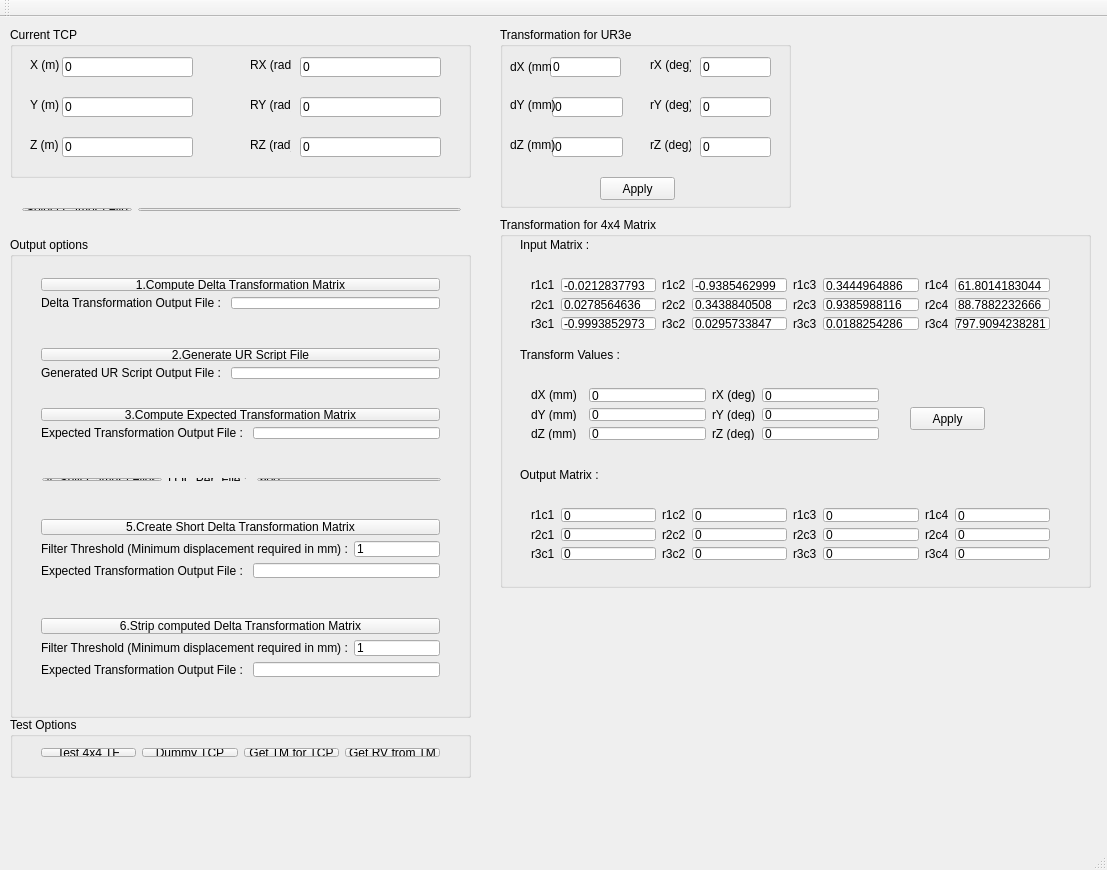
<?xml version="1.0" encoding="UTF-8"?>
<ui version="4.0">
 <class>MainWindow</class>
 <widget class="QMainWindow" name="MainWindow">
  <property name="geometry">
   <rect>
    <x>0</x>
    <y>0</y>
    <width>1107</width>
    <height>870</height>
   </rect>
  </property>
  <property name="windowTitle">
   <string>Robony UR3e Script Tool Box</string>
  </property>
  <widget class="QWidget" name="centralWidget">
   <widget class="QGroupBox" name="groupBox">
    <property name="geometry">
     <rect>
      <x>10</x>
      <y>700</y>
      <width>461</width>
      <height>61</height>
     </rect>
    </property>
    <property name="title">
     <string>Test Options</string>
    </property>
    <widget class="QWidget" name="layoutWidget">
     <property name="geometry">
      <rect>
       <x>20</x>
       <y>20</y>
       <width>421</width>
       <height>31</height>
      </rect>
     </property>
     <layout class="QHBoxLayout" name="horizontalLayout_2">
      <item>
       <widget class="QPushButton" name="testButton">
        <property name="text">
         <string>Test 4x4 TF</string>
        </property>
       </widget>
      </item>
      <item>
       <widget class="QPushButton" name="resetTCPButton">
        <property name="text">
         <string>Dummy TCP</string>
        </property>
       </widget>
      </item>
      <item>
       <widget class="QPushButton" name="getTMButton">
        <property name="text">
         <string>Get TM for TCP</string>
        </property>
       </widget>
      </item>
      <item>
       <widget class="QPushButton" name="getRVButton">
        <property name="text">
         <string>Get RV from TM</string>
        </property>
       </widget>
      </item>
     </layout>
    </widget>
   </widget>
   <widget class="QWidget" name="layoutWidget">
    <property name="geometry">
     <rect>
      <x>11</x>
      <y>180</y>
      <width>461</width>
      <height>25</height>
     </rect>
    </property>
    <layout class="QHBoxLayout" name="horizontalLayout">
     <item>
      <widget class="QPushButton" name="selectButton">
       <property name="text">
        <string>Select Camera File</string>
       </property>
      </widget>
     </item>
     <item>
      <widget class="QLineEdit" name="filePath"/>
     </item>
    </layout>
   </widget>
   <widget class="QGroupBox" name="groupBox_2">
    <property name="geometry">
     <rect>
      <x>10</x>
      <y>10</y>
      <width>461</width>
      <height>151</height>
     </rect>
    </property>
    <property name="title">
     <string>Current TCP</string>
    </property>
    <widget class="QLineEdit" name="x_tcp">
     <property name="geometry">
      <rect>
       <x>52</x>
       <y>30</y>
       <width>131</width>
       <height>20</height>
      </rect>
     </property>
     <property name="text">
      <string>0</string>
     </property>
    </widget>
    <widget class="QLineEdit" name="y_tcp">
     <property name="geometry">
      <rect>
       <x>52</x>
       <y>70</y>
       <width>131</width>
       <height>20</height>
      </rect>
     </property>
     <property name="text">
      <string>0</string>
     </property>
    </widget>
    <widget class="QLineEdit" name="z_tcp">
     <property name="geometry">
      <rect>
       <x>52</x>
       <y>110</y>
       <width>131</width>
       <height>20</height>
      </rect>
     </property>
     <property name="text">
      <string>0</string>
     </property>
    </widget>
    <widget class="QLineEdit" name="rx_tcp">
     <property name="geometry">
      <rect>
       <x>290</x>
       <y>30</y>
       <width>141</width>
       <height>20</height>
      </rect>
     </property>
     <property name="text">
      <string>0</string>
     </property>
    </widget>
    <widget class="QLineEdit" name="ry_tcp">
     <property name="geometry">
      <rect>
       <x>290</x>
       <y>70</y>
       <width>141</width>
       <height>20</height>
      </rect>
     </property>
     <property name="text">
      <string>0</string>
     </property>
    </widget>
    <widget class="QLineEdit" name="rz_tcp">
     <property name="geometry">
      <rect>
       <x>290</x>
       <y>110</y>
       <width>141</width>
       <height>20</height>
      </rect>
     </property>
     <property name="text">
      <string>0</string>
     </property>
    </widget>
    <widget class="QLabel" name="label_4">
     <property name="geometry">
      <rect>
       <x>20</x>
       <y>30</y>
       <width>31</width>
       <height>16</height>
      </rect>
     </property>
     <property name="text">
      <string>X (m)</string>
     </property>
    </widget>
    <widget class="QLabel" name="label_5">
     <property name="geometry">
      <rect>
       <x>20</x>
       <y>70</y>
       <width>47</width>
       <height>16</height>
      </rect>
     </property>
     <property name="text">
      <string>Y (m)</string>
     </property>
    </widget>
    <widget class="QLabel" name="label_6">
     <property name="geometry">
      <rect>
       <x>20</x>
       <y>110</y>
       <width>47</width>
       <height>16</height>
      </rect>
     </property>
     <property name="text">
      <string>Z (m)</string>
     </property>
    </widget>
    <widget class="QLabel" name="label_7">
     <property name="geometry">
      <rect>
       <x>240</x>
       <y>30</y>
       <width>41</width>
       <height>16</height>
      </rect>
     </property>
     <property name="text">
      <string>RX (rad)</string>
     </property>
    </widget>
    <widget class="QLabel" name="label_8">
     <property name="geometry">
      <rect>
       <x>240</x>
       <y>70</y>
       <width>41</width>
       <height>16</height>
      </rect>
     </property>
     <property name="text">
      <string>RY (rad)</string>
     </property>
    </widget>
    <widget class="QLabel" name="label_9">
     <property name="geometry">
      <rect>
       <x>240</x>
       <y>110</y>
       <width>41</width>
       <height>16</height>
      </rect>
     </property>
     <property name="text">
      <string>RZ (rad)</string>
     </property>
    </widget>
   </widget>
   <widget class="QGroupBox" name="groupBox_3">
    <property name="geometry">
     <rect>
      <x>10</x>
      <y>220</y>
      <width>461</width>
      <height>481</height>
     </rect>
    </property>
    <property name="title">
     <string>Output options</string>
    </property>
    <widget class="QWidget" name="layoutWidget">
     <property name="geometry">
      <rect>
       <x>20</x>
       <y>30</y>
       <width>421</width>
       <height>53</height>
      </rect>
     </property>
     <layout class="QVBoxLayout" name="verticalLayout">
      <item>
       <widget class="QPushButton" name="computeButton">
        <property name="text">
         <string>1.Compute Delta Transformation Matrix</string>
        </property>
       </widget>
      </item>
      <item>
       <layout class="QHBoxLayout" name="horizontalLayout_3">
        <item>
         <widget class="QLabel" name="label">
          <property name="text">
           <string>Delta Transformation Output File : </string>
          </property>
         </widget>
        </item>
        <item>
         <widget class="QLineEdit" name="deltaOutputFile"/>
        </item>
       </layout>
      </item>
     </layout>
    </widget>
    <widget class="QWidget" name="layoutWidget">
     <property name="geometry">
      <rect>
       <x>20</x>
       <y>100</y>
       <width>421</width>
       <height>53</height>
      </rect>
     </property>
     <layout class="QVBoxLayout" name="verticalLayout_2">
      <item>
       <widget class="QPushButton" name="genScriptBtn">
        <property name="text">
         <string>2.Generate UR Script File</string>
        </property>
       </widget>
      </item>
      <item>
       <layout class="QHBoxLayout" name="horizontalLayout_5">
        <item>
         <widget class="QLabel" name="label_3">
          <property name="text">
           <string>Generated UR Script Output File : </string>
          </property>
         </widget>
        </item>
        <item>
         <widget class="QLineEdit" name="URSrciptOutputFile"/>
        </item>
       </layout>
      </item>
     </layout>
    </widget>
    <widget class="QWidget" name="layoutWidget">
     <property name="geometry">
      <rect>
       <x>20</x>
       <y>160</y>
       <width>421</width>
       <height>53</height>
      </rect>
     </property>
     <layout class="QVBoxLayout" name="verticalLayout_3">
      <item>
       <widget class="QPushButton" name="computeExpTF">
        <property name="text">
         <string>3.Compute Expected Transformation Matrix</string>
        </property>
       </widget>
      </item>
      <item>
       <layout class="QHBoxLayout" name="horizontalLayout_4">
        <item>
         <widget class="QLabel" name="label_2">
          <property name="text">
           <string>Expected Transformation Output File : </string>
          </property>
         </widget>
        </item>
        <item>
         <widget class="QLineEdit" name="expTransformOutput"/>
        </item>
       </layout>
      </item>
     </layout>
    </widget>
    <widget class="QWidget" name="layoutWidget">
     <property name="geometry">
      <rect>
       <x>21</x>
       <y>230</y>
       <width>421</width>
       <height>25</height>
      </rect>
     </property>
     <layout class="QHBoxLayout" name="horizontalLayout_6">
      <item>
       <widget class="QPushButton" name="splitcamfile">
        <property name="text">
         <string>4. Split Camera Files</string>
        </property>
       </widget>
      </item>
      <item>
       <widget class="QLabel" name="label_10">
        <property name="text">
         <string>LOC Per  File : </string>
        </property>
       </widget>
      </item>
      <item>
       <widget class="QLineEdit" name="locLineEdit">
        <property name="text">
         <string>600</string>
        </property>
       </widget>
      </item>
     </layout>
    </widget>
    <widget class="QWidget" name="layoutWidget">
     <property name="geometry">
      <rect>
       <x>20</x>
       <y>271</y>
       <width>421</width>
       <height>81</height>
      </rect>
     </property>
     <layout class="QVBoxLayout" name="verticalLayout_4">
      <item>
       <widget class="QPushButton" name="createShortDeltaTransform">
        <property name="text">
         <string>5.Create Short Delta Transformation Matrix</string>
        </property>
       </widget>
      </item>
      <item>
       <layout class="QHBoxLayout" name="horizontalLayout_8">
        <item>
         <widget class="QLabel" name="label_15">
          <property name="text">
           <string>Filter Threshold (Minimum displacement required in mm) :</string>
          </property>
         </widget>
        </item>
        <item>
         <widget class="QLineEdit" name="filterThreshold">
          <property name="text">
           <string>1</string>
          </property>
         </widget>
        </item>
       </layout>
      </item>
      <item>
       <layout class="QHBoxLayout" name="horizontalLayout_7">
        <item>
         <widget class="QLabel" name="label_14">
          <property name="text">
           <string>Expected Transformation Output File : </string>
          </property>
         </widget>
        </item>
        <item>
         <widget class="QLineEdit" name="shortDeltaTranform"/>
        </item>
       </layout>
      </item>
     </layout>
    </widget>
    <widget class="QWidget" name="layoutWidget_2">
     <property name="geometry">
      <rect>
       <x>20</x>
       <y>370</y>
       <width>421</width>
       <height>81</height>
      </rect>
     </property>
     <layout class="QVBoxLayout" name="verticalLayout_6">
      <item>
       <widget class="QPushButton" name="createStripDeltaTransform">
        <property name="text">
         <string>6.Strip computed Delta Transformation Matrix</string>
        </property>
       </widget>
      </item>
      <item>
       <layout class="QHBoxLayout" name="horizontalLayout_11">
        <item>
         <widget class="QLabel" name="label_24">
          <property name="text">
           <string>Filter Threshold (Minimum displacement required in mm) :</string>
          </property>
         </widget>
        </item>
        <item>
         <widget class="QLineEdit" name="linearThreshold_mm">
          <property name="text">
           <string>1</string>
          </property>
         </widget>
        </item>
       </layout>
      </item>
      <item>
       <layout class="QHBoxLayout" name="horizontalLayout_12">
        <item>
         <widget class="QLabel" name="label_25">
          <property name="text">
           <string>Expected Transformation Output File : </string>
          </property>
         </widget>
        </item>
        <item>
         <widget class="QLineEdit" name="stripDeltaOutput"/>
        </item>
       </layout>
      </item>
     </layout>
    </widget>
   </widget>
   <widget class="QGroupBox" name="groupBox_5">
    <property name="geometry">
     <rect>
      <x>500</x>
      <y>10</y>
      <width>291</width>
      <height>181</height>
     </rect>
    </property>
    <property name="title">
     <string>Transformation for UR3e</string>
    </property>
    <widget class="QLineEdit" name="dX_mm">
     <property name="geometry">
      <rect>
       <x>50</x>
       <y>30</y>
       <width>71</width>
       <height>20</height>
      </rect>
     </property>
     <property name="text">
      <string>0</string>
     </property>
    </widget>
    <widget class="QLineEdit" name="dY_mm">
     <property name="geometry">
      <rect>
       <x>52</x>
       <y>70</y>
       <width>71</width>
       <height>20</height>
      </rect>
     </property>
     <property name="text">
      <string>0</string>
     </property>
    </widget>
    <widget class="QLineEdit" name="dZ_mm">
     <property name="geometry">
      <rect>
       <x>52</x>
       <y>110</y>
       <width>71</width>
       <height>20</height>
      </rect>
     </property>
     <property name="text">
      <string>0</string>
     </property>
    </widget>
    <widget class="QLineEdit" name="rX_deg">
     <property name="geometry">
      <rect>
       <x>200</x>
       <y>30</y>
       <width>71</width>
       <height>20</height>
      </rect>
     </property>
     <property name="text">
      <string>0</string>
     </property>
    </widget>
    <widget class="QLineEdit" name="rY_deg">
     <property name="geometry">
      <rect>
       <x>200</x>
       <y>70</y>
       <width>71</width>
       <height>20</height>
      </rect>
     </property>
     <property name="text">
      <string>0</string>
     </property>
    </widget>
    <widget class="QLineEdit" name="rZ_deg">
     <property name="geometry">
      <rect>
       <x>200</x>
       <y>110</y>
       <width>71</width>
       <height>20</height>
      </rect>
     </property>
     <property name="text">
      <string>0</string>
     </property>
    </widget>
    <widget class="QLabel" name="label_17">
     <property name="geometry">
      <rect>
       <x>10</x>
       <y>30</y>
       <width>41</width>
       <height>20</height>
      </rect>
     </property>
     <property name="text">
      <string>dX (mm)</string>
     </property>
    </widget>
    <widget class="QLabel" name="label_18">
     <property name="geometry">
      <rect>
       <x>10</x>
       <y>70</y>
       <width>47</width>
       <height>16</height>
      </rect>
     </property>
     <property name="text">
      <string>dY (mm)</string>
     </property>
    </widget>
    <widget class="QLabel" name="label_19">
     <property name="geometry">
      <rect>
       <x>10</x>
       <y>110</y>
       <width>47</width>
       <height>16</height>
      </rect>
     </property>
     <property name="text">
      <string>dZ (mm)</string>
     </property>
    </widget>
    <widget class="QLabel" name="label_20">
     <property name="geometry">
      <rect>
       <x>150</x>
       <y>30</y>
       <width>41</width>
       <height>16</height>
      </rect>
     </property>
     <property name="text">
      <string>rX (deg)</string>
     </property>
    </widget>
    <widget class="QLabel" name="label_21">
     <property name="geometry">
      <rect>
       <x>150</x>
       <y>70</y>
       <width>41</width>
       <height>16</height>
      </rect>
     </property>
     <property name="text">
      <string>rY (deg)</string>
     </property>
    </widget>
    <widget class="QLabel" name="label_22">
     <property name="geometry">
      <rect>
       <x>150</x>
       <y>110</y>
       <width>41</width>
       <height>16</height>
      </rect>
     </property>
     <property name="text">
      <string>rZ (deg)</string>
     </property>
    </widget>
    <widget class="QPushButton" name="applyTransformation">
     <property name="geometry">
      <rect>
       <x>100</x>
       <y>150</y>
       <width>75</width>
       <height>23</height>
      </rect>
     </property>
     <property name="text">
      <string>Apply</string>
     </property>
    </widget>
   </widget>
   <widget class="QGroupBox" name="groupBox_6">
    <property name="geometry">
     <rect>
      <x>500</x>
      <y>200</y>
      <width>591</width>
      <height>371</height>
     </rect>
    </property>
    <property name="title">
     <string>Transformation for 4x4 Matrix</string>
    </property>
    <widget class="QPushButton" name="applyMatrixTransform">
     <property name="geometry">
      <rect>
       <x>410</x>
       <y>190</y>
       <width>75</width>
       <height>23</height>
      </rect>
     </property>
     <property name="text">
      <string>Apply</string>
     </property>
    </widget>
    <widget class="QLabel" name="label_11">
     <property name="geometry">
      <rect>
       <x>20</x>
       <y>250</y>
       <width>91</width>
       <height>16</height>
      </rect>
     </property>
     <property name="text">
      <string>Output Matrix :</string>
     </property>
    </widget>
    <widget class="QLabel" name="label_12">
     <property name="geometry">
      <rect>
       <x>20</x>
       <y>130</y>
       <width>101</width>
       <height>16</height>
      </rect>
     </property>
     <property name="text">
      <string>Transform Values :</string>
     </property>
    </widget>
    <widget class="QLabel" name="label_13">
     <property name="geometry">
      <rect>
       <x>20</x>
       <y>20</y>
       <width>91</width>
       <height>16</height>
      </rect>
     </property>
     <property name="text">
      <string>Input Matrix :</string>
     </property>
    </widget>
    <widget class="QWidget" name="layoutWidget">
     <property name="geometry">
      <rect>
       <x>20</x>
       <y>280</y>
       <width>541</width>
       <height>74</height>
      </rect>
     </property>
     <layout class="QGridLayout" name="gridLayout">
      <item row="0" column="0">
       <widget class="QLabel" name="label_47">
        <property name="text">
         <string>r1c1</string>
        </property>
       </widget>
      </item>
      <item row="0" column="1">
       <widget class="QLineEdit" name="out_r1c1">
        <property name="text">
         <string>0</string>
        </property>
       </widget>
      </item>
      <item row="0" column="2">
       <widget class="QLabel" name="label_55">
        <property name="text">
         <string>r1c2</string>
        </property>
       </widget>
      </item>
      <item row="0" column="3">
       <widget class="QLineEdit" name="out_r1c2">
        <property name="text">
         <string>0</string>
        </property>
       </widget>
      </item>
      <item row="0" column="4">
       <widget class="QLabel" name="label_50">
        <property name="text">
         <string>r1c3</string>
        </property>
       </widget>
      </item>
      <item row="0" column="5">
       <widget class="QLineEdit" name="out_r1c3">
        <property name="text">
         <string>0</string>
        </property>
       </widget>
      </item>
      <item row="0" column="6">
       <widget class="QLabel" name="label_54">
        <property name="text">
         <string>r1c4</string>
        </property>
       </widget>
      </item>
      <item row="0" column="7">
       <widget class="QLineEdit" name="out_r1c4">
        <property name="text">
         <string>0</string>
        </property>
       </widget>
      </item>
      <item row="1" column="0">
       <widget class="QLabel" name="label_57">
        <property name="text">
         <string>r2c1</string>
        </property>
       </widget>
      </item>
      <item row="1" column="1">
       <widget class="QLineEdit" name="out_r2c1">
        <property name="text">
         <string>0</string>
        </property>
       </widget>
      </item>
      <item row="1" column="2">
       <widget class="QLabel" name="label_56">
        <property name="text">
         <string>r2c2</string>
        </property>
       </widget>
      </item>
      <item row="1" column="3">
       <widget class="QLineEdit" name="out_r2c2">
        <property name="text">
         <string>0</string>
        </property>
       </widget>
      </item>
      <item row="1" column="4">
       <widget class="QLabel" name="label_53">
        <property name="text">
         <string>r2c3</string>
        </property>
       </widget>
      </item>
      <item row="1" column="5">
       <widget class="QLineEdit" name="out_r2c3">
        <property name="text">
         <string>0</string>
        </property>
       </widget>
      </item>
      <item row="1" column="6">
       <widget class="QLabel" name="label_48">
        <property name="text">
         <string>r2c4</string>
        </property>
       </widget>
      </item>
      <item row="1" column="7">
       <widget class="QLineEdit" name="out_r2c4">
        <property name="text">
         <string>0</string>
        </property>
       </widget>
      </item>
      <item row="2" column="0">
       <widget class="QLabel" name="label_49">
        <property name="text">
         <string>r3c1</string>
        </property>
       </widget>
      </item>
      <item row="2" column="1">
       <widget class="QLineEdit" name="out_r3c1">
        <property name="text">
         <string>0</string>
        </property>
       </widget>
      </item>
      <item row="2" column="2">
       <widget class="QLabel" name="label_58">
        <property name="text">
         <string>r3c2</string>
        </property>
       </widget>
      </item>
      <item row="2" column="3">
       <widget class="QLineEdit" name="out_r3c2">
        <property name="text">
         <string>0</string>
        </property>
       </widget>
      </item>
      <item row="2" column="4">
       <widget class="QLabel" name="label_52">
        <property name="text">
         <string>r3c3</string>
        </property>
       </widget>
      </item>
      <item row="2" column="5">
       <widget class="QLineEdit" name="out_r3c3">
        <property name="text">
         <string>0</string>
        </property>
       </widget>
      </item>
      <item row="2" column="6">
       <widget class="QLabel" name="label_51">
        <property name="text">
         <string>r3c4</string>
        </property>
       </widget>
      </item>
      <item row="2" column="7">
       <widget class="QLineEdit" name="out_r3c4">
        <property name="text">
         <string>0</string>
        </property>
       </widget>
      </item>
     </layout>
    </widget>
    <widget class="QWidget" name="layoutWidget">
     <property name="geometry">
      <rect>
       <x>20</x>
       <y>50</y>
       <width>541</width>
       <height>74</height>
      </rect>
     </property>
     <layout class="QGridLayout" name="gridLayout_2">
      <item row="0" column="0">
       <widget class="QLabel" name="label_29">
        <property name="text">
         <string>r1c1</string>
        </property>
       </widget>
      </item>
      <item row="0" column="1">
       <widget class="QLineEdit" name="in_r1c1">
        <property name="text">
         <string>-0.0212837793</string>
        </property>
       </widget>
      </item>
      <item row="0" column="2">
       <widget class="QLabel" name="label_32">
        <property name="text">
         <string>r1c2</string>
        </property>
       </widget>
      </item>
      <item row="0" column="3">
       <widget class="QLineEdit" name="in_r1c2">
        <property name="text">
         <string>-0.9385462999</string>
        </property>
       </widget>
      </item>
      <item row="0" column="4">
       <widget class="QLabel" name="label_41">
        <property name="text">
         <string>r1c3</string>
        </property>
       </widget>
      </item>
      <item row="0" column="5">
       <widget class="QLineEdit" name="in_r1c3">
        <property name="text">
         <string>0.3444964886</string>
        </property>
       </widget>
      </item>
      <item row="0" column="6">
       <widget class="QLabel" name="label_42">
        <property name="text">
         <string>r1c4</string>
        </property>
       </widget>
      </item>
      <item row="0" column="7">
       <widget class="QLineEdit" name="in_r1c4">
        <property name="text">
         <string>61.8014183044</string>
        </property>
       </widget>
      </item>
      <item row="1" column="0">
       <widget class="QLabel" name="label_30">
        <property name="text">
         <string>r2c1</string>
        </property>
       </widget>
      </item>
      <item row="1" column="1">
       <widget class="QLineEdit" name="in_r2c1">
        <property name="text">
         <string>0.0278564636</string>
        </property>
       </widget>
      </item>
      <item row="1" column="2">
       <widget class="QLabel" name="label_33">
        <property name="text">
         <string>r2c2</string>
        </property>
       </widget>
      </item>
      <item row="1" column="3">
       <widget class="QLineEdit" name="in_r2c2">
        <property name="text">
         <string>0.3438840508</string>
        </property>
       </widget>
      </item>
      <item row="1" column="4">
       <widget class="QLabel" name="label_43">
        <property name="text">
         <string>r2c3</string>
        </property>
       </widget>
      </item>
      <item row="1" column="5">
       <widget class="QLineEdit" name="in_r2c3">
        <property name="text">
         <string>0.9385988116</string>
        </property>
       </widget>
      </item>
      <item row="1" column="6">
       <widget class="QLabel" name="label_44">
        <property name="text">
         <string>r2c4</string>
        </property>
       </widget>
      </item>
      <item row="1" column="7">
       <widget class="QLineEdit" name="in_r2c4">
        <property name="text">
         <string>88.7882232666</string>
        </property>
       </widget>
      </item>
      <item row="2" column="0">
       <widget class="QLabel" name="label_31">
        <property name="text">
         <string>r3c1</string>
        </property>
       </widget>
      </item>
      <item row="2" column="1">
       <widget class="QLineEdit" name="in_r3c1">
        <property name="text">
         <string>-0.9993852973</string>
        </property>
       </widget>
      </item>
      <item row="2" column="2">
       <widget class="QLabel" name="label_34">
        <property name="text">
         <string>r3c2</string>
        </property>
       </widget>
      </item>
      <item row="2" column="3">
       <widget class="QLineEdit" name="in_r3c2">
        <property name="text">
         <string>0.0295733847</string>
        </property>
       </widget>
      </item>
      <item row="2" column="4">
       <widget class="QLabel" name="label_45">
        <property name="text">
         <string>r3c3</string>
        </property>
       </widget>
      </item>
      <item row="2" column="5">
       <widget class="QLineEdit" name="in_r3c3">
        <property name="text">
         <string>0.0188254286</string>
        </property>
       </widget>
      </item>
      <item row="2" column="6">
       <widget class="QLabel" name="label_46">
        <property name="text">
         <string>r3c4</string>
        </property>
       </widget>
      </item>
      <item row="2" column="7">
       <widget class="QLineEdit" name="in_r3c4">
        <property name="text">
         <string>1797.9094238281</string>
        </property>
       </widget>
      </item>
     </layout>
    </widget>
    <widget class="QWidget" name="layoutWidget">
     <property name="geometry">
      <rect>
       <x>20</x>
       <y>160</y>
       <width>370</width>
       <height>74</height>
      </rect>
     </property>
     <layout class="QGridLayout" name="gridLayout_3">
      <item row="0" column="0">
       <widget class="QLabel" name="label_39">
        <property name="text">
         <string>dX (mm)</string>
        </property>
       </widget>
      </item>
      <item row="0" column="3">
       <widget class="QLabel" name="label_37">
        <property name="text">
         <string>rX (deg)</string>
        </property>
       </widget>
      </item>
      <item row="0" column="4">
       <widget class="QLineEdit" name="mat_rX_deg">
        <property name="text">
         <string>0</string>
        </property>
       </widget>
      </item>
      <item row="1" column="0" colspan="2">
       <widget class="QLabel" name="label_40">
        <property name="text">
         <string>dY (mm)</string>
        </property>
       </widget>
      </item>
      <item row="1" column="2">
       <widget class="QLineEdit" name="mat_dY_mm">
        <property name="text">
         <string>0</string>
        </property>
       </widget>
      </item>
      <item row="1" column="3">
       <widget class="QLabel" name="label_36">
        <property name="text">
         <string>rY (deg)</string>
        </property>
       </widget>
      </item>
      <item row="1" column="4">
       <widget class="QLineEdit" name="mat_rY_deg">
        <property name="text">
         <string>0</string>
        </property>
       </widget>
      </item>
      <item row="2" column="0" colspan="2">
       <widget class="QLabel" name="label_38">
        <property name="text">
         <string>dZ (mm)</string>
        </property>
       </widget>
      </item>
      <item row="2" column="2">
       <widget class="QLineEdit" name="mat_dZ_mm">
        <property name="text">
         <string>0</string>
        </property>
       </widget>
      </item>
      <item row="2" column="3">
       <widget class="QLabel" name="label_35">
        <property name="text">
         <string>rZ (deg)</string>
        </property>
       </widget>
      </item>
      <item row="2" column="4">
       <widget class="QLineEdit" name="mat_rZ_deg">
        <property name="text">
         <string>0</string>
        </property>
       </widget>
      </item>
      <item row="0" column="2">
       <widget class="QLineEdit" name="mat_dX_mm">
        <property name="text">
         <string>0</string>
        </property>
       </widget>
      </item>
     </layout>
    </widget>
   </widget>
  </widget>
  <widget class="QMenuBar" name="menuBar">
   <property name="geometry">
    <rect>
     <x>0</x>
     <y>0</y>
     <width>1107</width>
     <height>21</height>
    </rect>
   </property>
  </widget>
  <widget class="QToolBar" name="mainToolBar">
   <attribute name="toolBarArea">
    <enum>TopToolBarArea</enum>
   </attribute>
   <attribute name="toolBarBreak">
    <bool>false</bool>
   </attribute>
  </widget>
  <widget class="QStatusBar" name="statusBar"/>
 </widget>
 <layoutdefault spacing="6" margin="11"/>
 <resources/>
 <connections/>
</ui>
